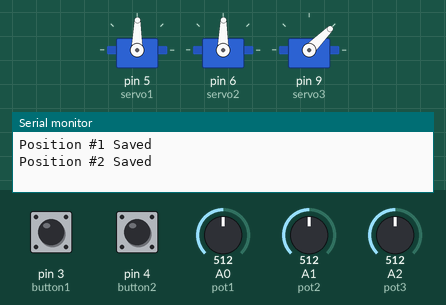
Simulated run of this sketch. Board: Arduino Uno, built with avr-gcc and run on an emulated ATmega328P. Shown: 3 × servo, the last lines printed to the serial monitor. The test bench sets the inputs (shaded band); at power-on: A0 (pot1) = 512, A1 (pot2) = 512, A2 (pot3) = 512, pin 3 (button1) HIGH, pin 4 (button2) HIGH.

Above: at 11.3 s.
11.4 s: A0 (pot1) set to 716
At 15.6 s:
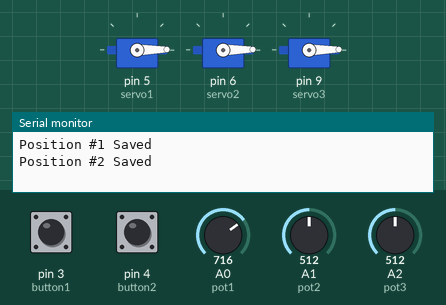
25.4 s: A1 (pot2) set to 716
At 36.5 s:
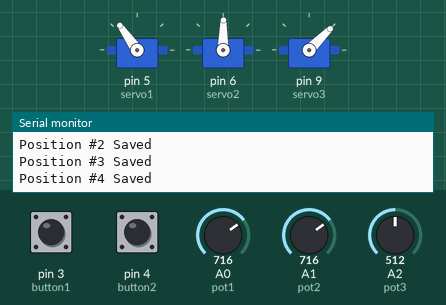
39.4 s: A2 (pot3) set to 716
At 48.5 s:
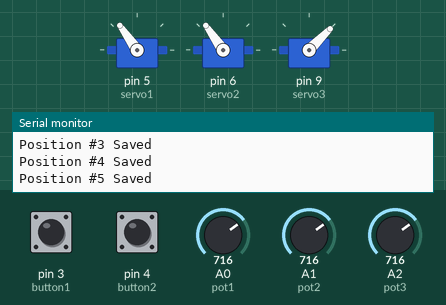
Timing chart, 0 to 59.4 s (numbered marks = the images above; inputs shaded):
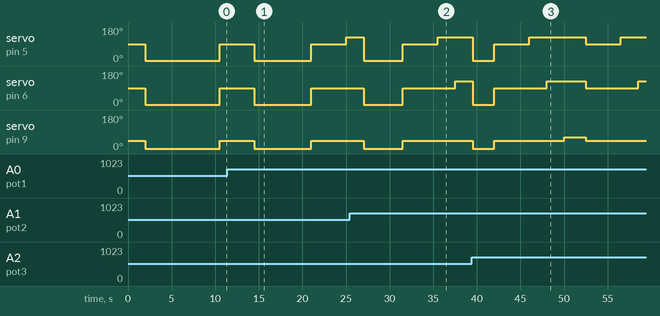

The sketch:

Robotic-Arm.ino
```cpp
#include <Servo.h> //add servo library. this library is standard library

//define the servos
Servo servo1;
Servo servo2;
Servo servo3;

//define the buttons
const int button1 = 3;
const int button2 = 4;

//define variable for values of the button
int button1Pressed = 0;
boolean button2Pressed = false;

//define potentiometers
const int pot1 = A0;
const int pot2 = A1;
const int pot3 = A2;

//define variable for values of the potentiometers
int pot1Val;
int pot2Val;
int pot3Val;

//define variable for angles of the potentiometer
int pot1Angle;
int pot2Angle;
int pot3Angle;

//define variable for saved position of the servos
int servo1PosSave[]={1,1,1,1,1};
int servo2PosSave[]={1,1,1,1,1};
int servo3PosSave[]={1,1,1,1,1};

void setup() {
  servo1.attach(5);
  servo2.attach(6);
  servo3.attach(9);
  pinMode(button1, INPUT_PULLUP);
  pinMode(button2, INPUT_PULLUP);
  Serial.begin(9600);
}

void loop() {
  pot1Val = analogRead(pot1);
  pot1Angle = map (pot1Val, 0, 1023, 0, 179);
  pot2Val = analogRead(pot2);
  pot2Angle = map (pot2Val, 0, 1023, 0, 179);
  pot3Val = analogRead(pot3);
  pot3Angle = map (pot3Val, 0, 1023, 0, 90);

  servo1.write(pot1Angle);
  servo2.write(pot2Angle);
  servo3.write(pot3Angle);


  if(digitalRead(button1) == HIGH){
    button1Pressed++;
    switch(button1Pressed){
      case 1:
        servo1PosSave[0] = pot1Angle;
        servo2PosSave[0] = pot2Angle;
        servo3PosSave[0] = pot3Angle;
        Serial.println("Position #1 Saved");
       break;
       case 2:
        servo1PosSave[1] = pot1Angle;
        servo2PosSave[1] = pot2Angle;
        servo3PosSave[1] = pot3Angle;
        Serial.println("Position #2 Saved");
       break;
       case 3:
        servo1PosSave[2] = pot1Angle;
        servo2PosSave[2] = pot2Angle;
        servo3PosSave[2] = pot3Angle;
        Serial.println("Position #3 Saved");
       break;
       case 4:
        servo1PosSave[3] = pot1Angle;
        servo2PosSave[3] = pot2Angle;
        servo3PosSave[3] = pot3Angle;
        Serial.println("Position #4 Saved");
       break;
       case 5:
        servo1PosSave[4] = pot1Angle;
        servo2PosSave[4] = pot2Angle;
        servo3PosSave[4] = pot3Angle;
        Serial.println("Position #5 Saved");
       break;
    }
  }

  if(digitalRead(button2) == HIGH){
    button2Pressed = true;
  }
  if(button2Pressed){
    for(int i=0; i<5; i++){
      servo1.write(servo1PosSave[i]);
      servo2.write(servo2PosSave[i]);
      servo3.write(servo3PosSave[i]);
      delay(2000);
    }
  }
  delay(500);
}
```
